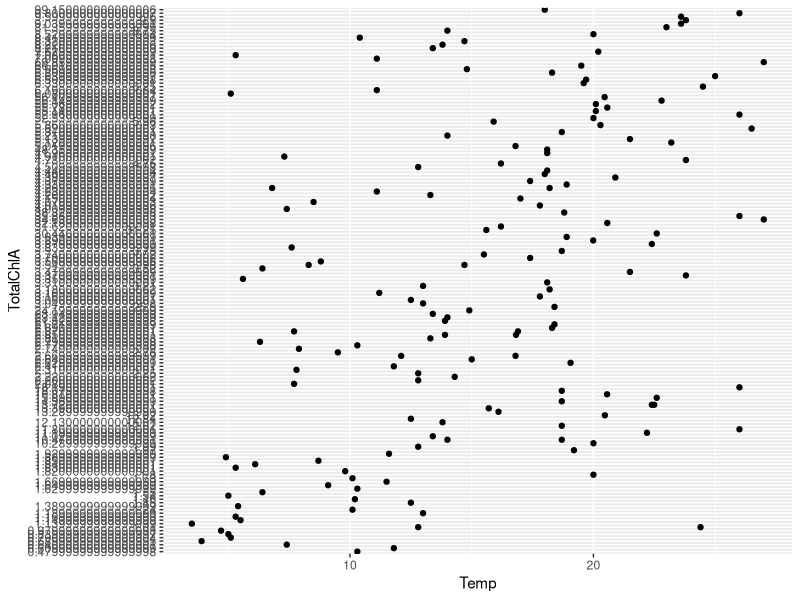
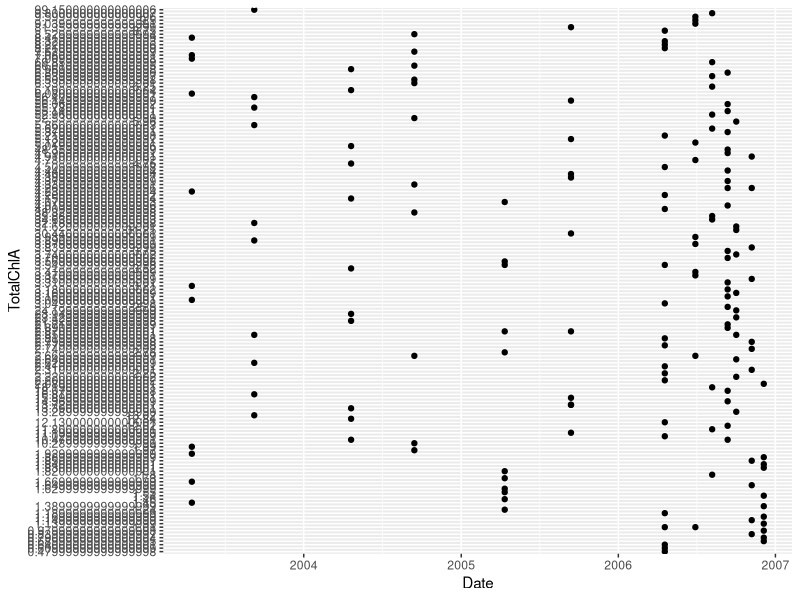
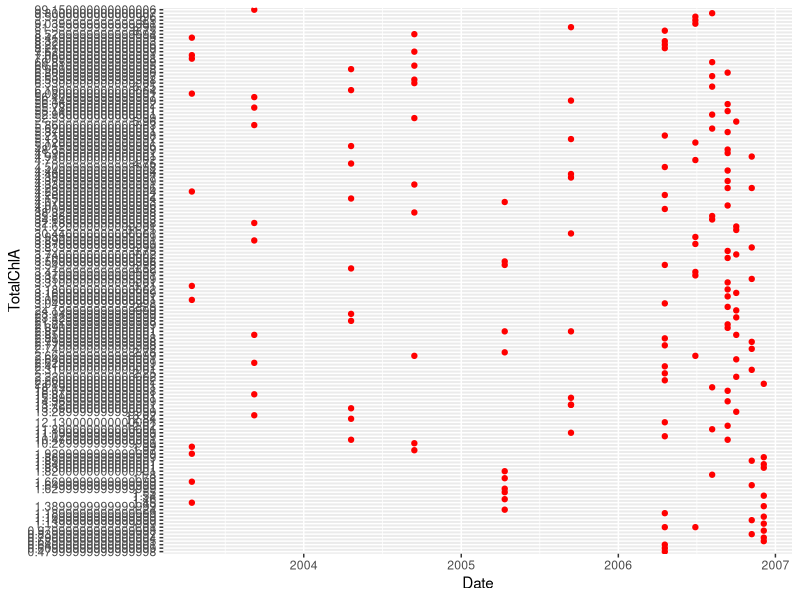
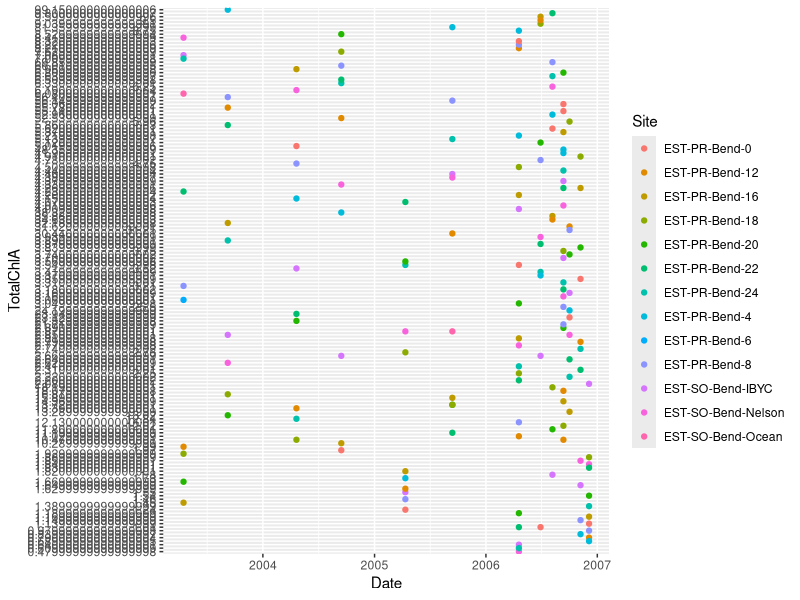
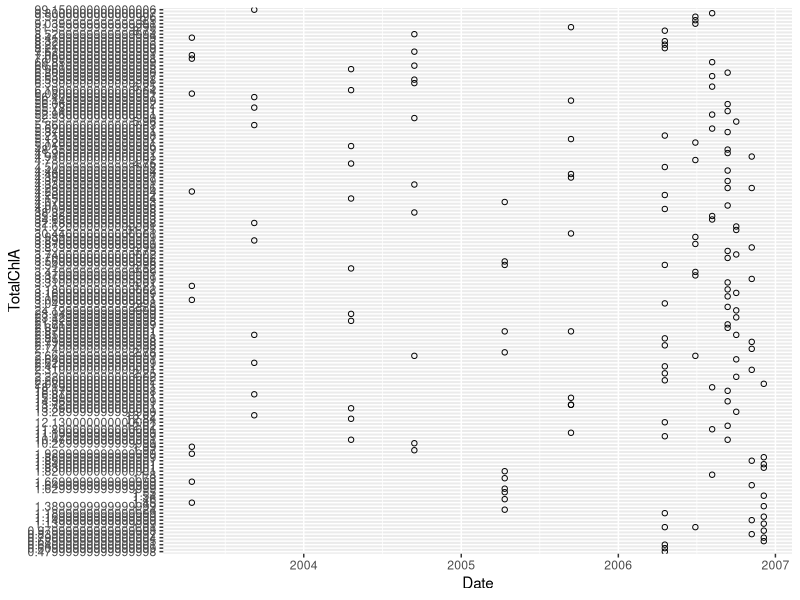
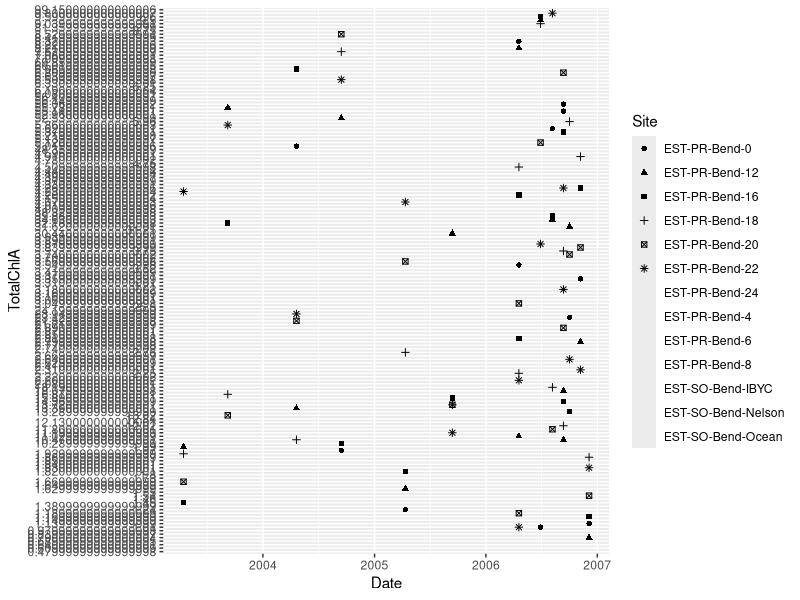
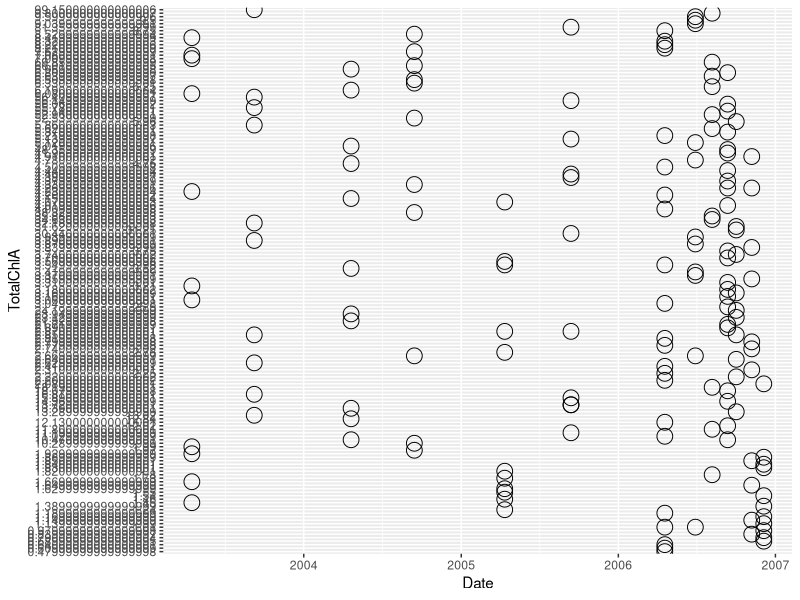
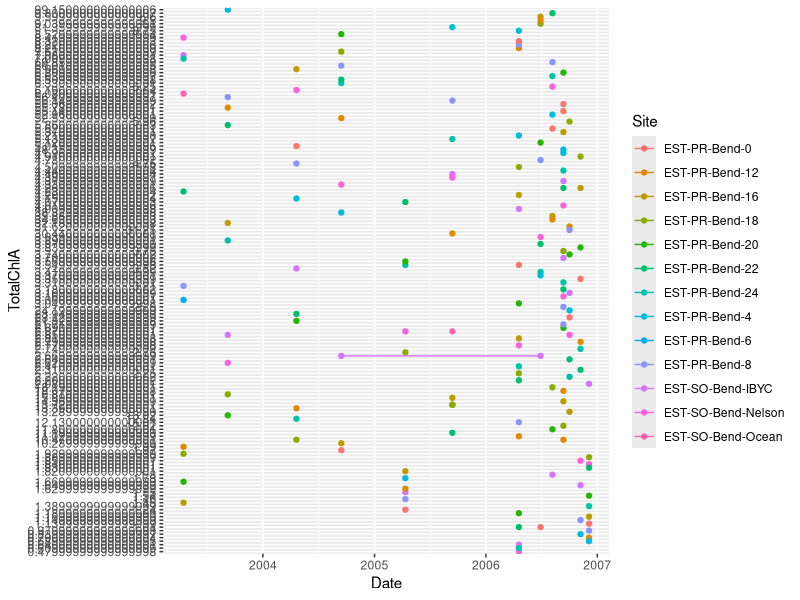

These figures' R source, in order: (Note: this script raises an error after producing the figures.)
## ---- chunk 1
library(readxl)
## ---- chunk 2
plankton <- read_excel("Data/EST-PR-PlanktonChemTax.xls", sheet=2)

# Note on looking at warnings
# - part fo the process of understanding our data
## ---- chunk 3
# Install the package dplyr if you have not already done so for this class
#install.packages('dplyr')
library(dplyr)

plankton <- 
  plankton %>% 
  mutate(SampleType = replace(SampleType, SampleType == 'Whole water', 
                              'Wholewater')) %>%
  mutate(SampleType = replace(SampleType, SampleType == '<20' | 
                              SampleType == "< 20 um", '<20um'))
## ---- chunk 4
plankton_sub <- plankton[1:164, ]

# Let's check what dates this covers in the data.
range(plankton_sub$Date)
## ---- chunk 5
library(ggplot2)
## ---- chunk 6
ggplot(data = plankton_sub, aes(x = Temp, y = TotalChlA)) + 
  geom_point()

ggplot(data = plankton_sub, aes(x = Date, y = TotalChlA)) + 
  geom_point()

# Time to talk about what each point represents
## ---- chunk 7
ggplot(data = plankton_sub, aes(x = Date, y = TotalChlA)) + 
  geom_point(colour = 'red')

ggplot(data = plankton_sub, aes(x = Date, y = TotalChlA, colour = Site)) + 
  geom_point()
## ---- chunk 8
ggplot(data = plankton_sub, aes(x = Date, y = TotalChlA)) + 
  geom_point(shape= 21)

# Error message explanation
ggplot(data = plankton_sub, aes(x = Date, y = TotalChlA, shape = Site)) + 
  geom_point()
## ---- chunk 9
ggplot(data = plankton_sub, aes(x = Date, y = TotalChlA)) + 
  geom_point(shape= 21, size = 5)
## ---- chunk 10
ggplot(data = plankton_sub, aes(x = Date, y = TotalChlA, by = Site, colour = Site)) + 
  geom_point() + 
  geom_line()

ggplot(data = plankton_sub, aes(x = Date, y = TotalChlA, by = Site, colour = Site)) + 
  geom_point(colour = 'black') + 
  geom_line()

ggplot(data = plankton_sub, aes(x = Date, y = TotalChlA, by = Site, colour = Site)) + 
  geom_line() + 
  geom_point(colour = 'black')
## ---- chunk 11
ggplot(data = plankton_sub, aes(x = Date, y = TotalChlA, by = Site, colour = Site)) + 
  geom_line(colour = 'black') +
  geom_point(size = 3)
## ---- chunk 12
ggplot(data = plankton_sub, aes(x = Date, y = TotalChlA, by = Site, colour = Site)) + 
  geom_point()

ggplot(data = plankton_sub, aes(x = Date, y = TotalChlA, by = Site, colour = Site)) + 
  geom_point() + 

## ---- chunk 13
ggplot(data = plankton_sub, aes(x = Temp, y = TotalChlA)) + 
  geom_point() + 
  facet_wrap(~ SampleType)

ggplot(data = plankton_sub, aes(x = Temp, y = TotalChlA, colour = Salinity)) + 
  geom_point() + 
  facet_wrap(~ SampleType)
## ---- chunk 14
ggplot(data = plankton_sub, aes(x = Distance, y = Salinity)) + 
  geom_point()

ggplot(data = plankton_sub, aes(x = Distance, y = Salinity, colour = Temp)) + 
  geom_point()

ggplot(data = plankton_sub, aes(x = Distance, y = Salinity, colour = Temp)) + 
  geom_point() + 
  scale_colour_gradient(low = "blue", high = "red")

ggplot(data = plankton_sub, aes(x = Distance, y = Temp, colour = Salinity)) + 
  geom_point() + 
  scale_colour_gradient(low = "blue", high = "red")

ggplot(data = plankton_sub, aes(x = Date, y = Temp, colour = Salinity)) + 
  geom_point()

ggplot(data = plankton_sub, aes(x = Date, y = TotalChlA, colour = Salinity, by = Site)) + 
  geom_point() + 
  geom_line()


